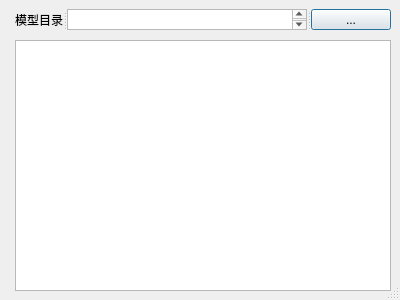
<?xml version="1.0" encoding="UTF-8"?>
<ui version="4.0">
 <class>Dialog</class>
 <widget class="QDialog" name="Dialog">
  <property name="geometry">
   <rect>
    <x>0</x>
    <y>0</y>
    <width>400</width>
    <height>300</height>
   </rect>
  </property>
  <property name="windowTitle">
   <string>Dialog</string>
  </property>
  <property name="sizeGripEnabled">
   <bool>true</bool>
  </property>
  <widget class="QListWidget" name="listWidget_Models">
   <property name="geometry">
    <rect>
     <x>15</x>
     <y>40</y>
     <width>376</width>
     <height>251</height>
    </rect>
   </property>
  </widget>
  <widget class="QSplitter" name="splitter">
   <property name="geometry">
    <rect>
     <x>15</x>
     <y>9</y>
     <width>376</width>
     <height>21</height>
    </rect>
   </property>
   <property name="orientation">
    <enum>Qt::Horizontal</enum>
   </property>
   <widget class="QLabel" name="label_ModelDir">
    <property name="text">
     <string>模型目录</string>
    </property>
   </widget>
   <widget class="QTextEdit" name="textEdit_Dir"/>
   <widget class="QPushButton" name="pushButton_ChoiseDir">
    <property name="text">
     <string>...</string>
    </property>
   </widget>
  </widget>
 </widget>
 <resources/>
 <connections/>
</ui>
